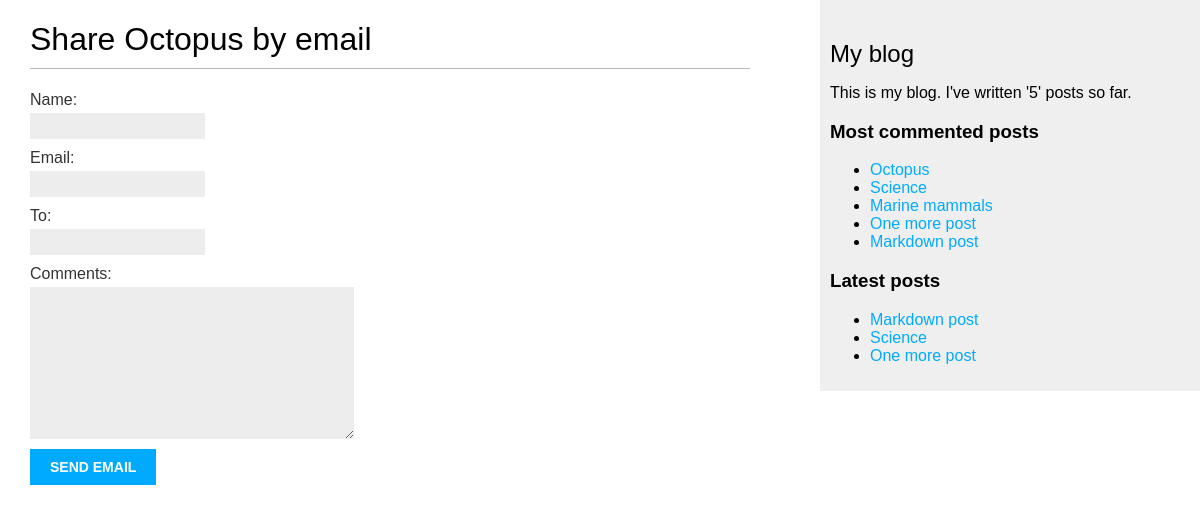
/blog/2/share/, run on the app's committed database.
### users_blog/models.py (models this page shows, shortened)
class Post(models.Model):
    STATUS_CHOICES = (("draft","Draft"),("published","Published"))
    title = models.CharField(max_length=200) # Field for the POST TITLE.
    slug = models.CharField(max_length=200, unique_for_date="publish") # When using "unique_for_date" Django won't allow the entry of two instances from the same model with the same "slug" and "publish" date.
    author = models.ForeignKey(User, on_delete=models.CASCADE, related_name="blog_post") # We use "ForeignKey" whenever we want to establish a
    body = models.TextField()
    publish = models.DateTimeField(default=timezone.now)
    created = models.DateTimeField(auto_now_add=True)
    updated = models.DateTimeField(auto_now=True)
    status = models.CharField(max_length=10, choices=STATUS_CHOICES, default="draft")
    def get_absolute_url(self): # We will use this method in our templates to link to specific posts.
        return reverse("users_blog:post_detail", args=[self.publish.year,self.publish.month,self.publish.day,self.slug])
    objects = models.Manager() # The default manager.
    published = PublishedManager() # Our custom manager.
    tags = TaggableManager() # This manager will allow us to add, retrieve and remove tags from Post instances/objects.

### users_blog/views.py (the view)
# urls.py: path('<int:post_id>/share/', views.post_share, name="post_share"),
def post_share(request, post_id):
    post = get_object_or_404(Post, id=post_id, status="published") # Retrieve a post by an id and a published status. If not found, we get a 404 not found page.
    sent = False
    if request.method == "POST": # If the data inside the form (By this we mean the TABLE created by Django not an instance from "EmailPostForm()" yet),
        form = EmailPostForm(request.POST) # "We create an instance from this class" using the data contained in "request.POST".
        if form.is_valid(): # If form field passes validation. "is_valid()" method validates the submitted data for every field
            cd = form.cleaned_data # We retrieve the validated data. This attribute is a dictionary of form fields and their values.
            post_url = request.build_absolute_uri(post.get_absolute_url())
            subject = f"{cd['name']} recommends you read {post.title}"
            message = f"Read {post.title} at {post_url}\n\n{cd['name']}\'s comments: {cd['comments']}"
            send_mail(subject, message, "xxxxxx@gmail.com", [cd["to"]]) # Add the same email that you added in "settings.py".
            sent = True
    else:
        form = EmailPostForm() # If we get "GET" instead of a "POST" request, we display an empty form instace for the user to fill in.
    return render(request, "users_blog/post/share.html", {"post":post, "form":form, "sent":sent})

### users_blog/forms.py
class EmailPostForm(forms.Form):
    name = forms.CharField(max_length=25) # This type of field is rendered as an "<input type='text'>" HTML element.
    email = forms.EmailField() # To insert the author's email.
    to = forms.EmailField() # To insert the destinatary's email.
    comments = forms.CharField(required=False, widget=forms.Textarea) # We've used "widget=forms.Textarea" to display this as a <textarea>

### users_blog/models.py (called while the page is built)
        def get_queryset(self): # This method returns the QuerySet that will be executed.
            return super(PublishedManager,self).get_queryset().filter(status="published") # Here, we are overriding "get_queryset()" method.

### users_blog/templatetags/blog_tags.py (called while the page is built)
@register.simple_tag
def total_posts(): # Template tag.
    return Post.published.count()

@register.inclusion_tag("users_blog/post/latest_posts.html") # An "inclusion_tag" allow us to render a template with context variables returned
def show_latest_posts(count=5):
    latest_posts = Post.published.order_by("-publish")[:count]
    return {"latest_posts":latest_posts}

@register.simple_tag
def get_most_commented_posts(count=5):
    return Post.published.annotate(total_comments=Count("comments")).order_by("-total_comments")[:count]

### users_blog/templates/users_blog/post/share.html (shortened to what this page needs)
{% extends "users_blog/base.html" %}
{% block content %}
    {% if sent %}
        <h1>Email successfully sent</h1>
        <p>{{post.title}} was successfully sent to {{form.cleaned_data.to}}.</p>
    {% else %}
        <h1>Share {{post.title}} by email</h1>
        <form method="post">
            {{form.as_p}}
            <input type="submit" value="Send email">
        </form>
    {% endif %}
{% endblock %}

### users_blog/templates/users_blog/base.html (shortened to what this page needs)
{% load blog_tags %}
{% load static %}
<!DOCTYPE html>
<html lang="en">
<head>
    <link rel="stylesheet" href="{% static 'css/blog.css' %}">
</head>
<body>
    <div id="content">
        {% block content %}
        {% endblock %}
    </div>
    <div id="sidebar">
        <h2>My blog</h2>
        <p>This is my blog. I've written '{% total_posts %}' posts so far.</p>
        <h3>Most commented posts</h3>
        {% get_most_commented_posts as most_commented_posts %}
        <ul>
            {% for post in most_commented_posts %}
                <li>
                    <a href="{{ post.get_absolute_url }}" target="_blank">{{ post.title }}</a>
                </li>
            {% endfor %}
        </ul>
        <h3>Latest posts</h3>
        {% show_latest_posts 3 %}
    </div>
</body>
</html>

### users_blog/templates/users_blog/post/latest_posts.html
<ul>
    {% for post in latest_posts %}
        <li>
            <a href="{{ post.get_absolute_ulr }}" target="_self">{{ post.title }}</a>
        </li>
    {% endfor %}
</ul>

### users_blog/static/css/blog.css (style rules this page uses)
body { margin:0; padding:0; font-family:helvetica, sans-serif; }
a { color:#00abff; text-decoration:none; }
h1 { font-weight:normal; border-bottom:1px solid #bbb; padding:0 0 10px 0; }
h2 { font-weight:normal; margin:30px 0 0; }
#content { float:left; width:60%; padding:0 0 0 30px; }
#sidebar { float:right; width:30%; padding:10px; background:#efefef; height:100%; }
label { float:left; clear:both; color:#333; margin-bottom:4px; }
input, textarea { clear:both; float:left; margin:0 0 10px; background:#ededed; border:0; padding:6px 10px; font-size:12px; }
input[type=submit] { font-weight:bold; background:#00abff; color:#fff; padding:10px 20px; font-size:14px; text-transform:uppercase; }

### data on the page
Post: title "Octopus"
Post: title "Science"
Post: title "Marine mammals"
Post: title "One more post"
Post: title "Markdown post"
